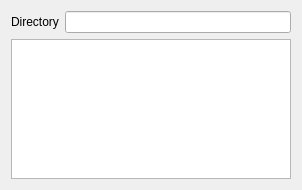
<?xml version="1.0" encoding="UTF-8"?>
<ui version="4.0">
 <class>MainWindow</class>
 <widget class="QMainWindow" name="MainWindow">
  <property name="geometry">
   <rect>
    <x>0</x>
    <y>0</y>
    <width>302</width>
    <height>190</height>
   </rect>
  </property>
  <property name="windowTitle">
   <string>MainWindow</string>
  </property>
  <property name="windowIcon">
   <iconset resource="AutoPRint.qrc">
    <normaloff>:/Icons/AutoPRinter_icon.ico</normaloff>:/Icons/AutoPRinter_icon.ico</iconset>
  </property>
  <widget class="QWidget" name="centralWidget">
   <layout class="QVBoxLayout" name="verticalLayout">
    <item>
     <layout class="QHBoxLayout" name="horizontalLayout">
      <item>
       <widget class="QLabel" name="La_Dir">
        <property name="text">
         <string>Directory</string>
        </property>
       </widget>
      </item>
      <item>
       <widget class="QLineEdit" name="Le_Dir">
        <property name="readOnly">
         <bool>true</bool>
        </property>
       </widget>
      </item>
     </layout>
    </item>
    <item>
     <widget class="QListWidget" name="Lw_Files"/>
    </item>
   </layout>
  </widget>
 </widget>
 <layoutdefault spacing="6" margin="11"/>
 <resources>
  <include location="AutoPRint.qrc"/>
 </resources>
 <connections/>
</ui>
